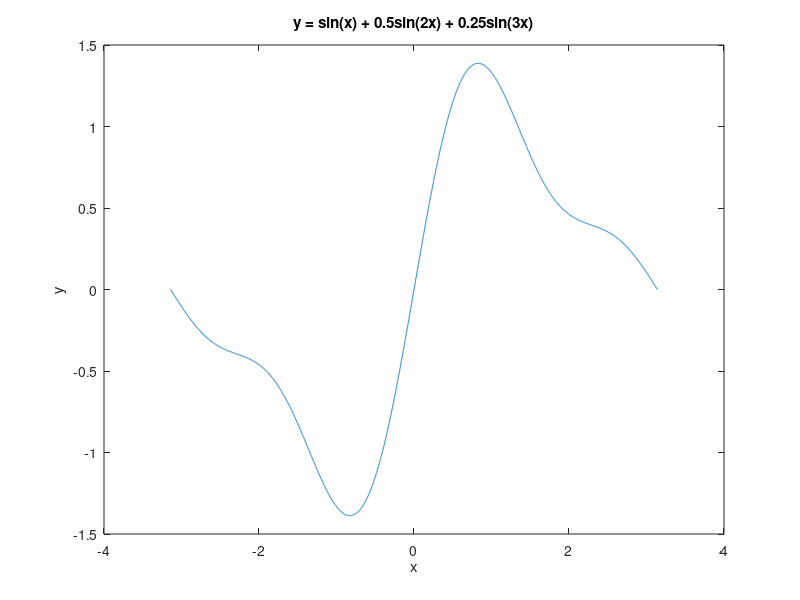

Reproduce this figure in MATLAB.
%%% =======================================================================
%%% Recovering sine & cosine coefficients from a sinusoid wave with
%%% Fourier analysis.
%%% Author: Vladimir Kulyukin
%%% =======================================================================
DELTA = 0.001;
x = -pi:DELTA:pi;
b1 = 1;
b2 = 0.5;
b3 = 0.25;
w1 = 1;
w2 = 2;
w3 = 3;
y = arrayfun(@(x) b1*sin(w1*x)+b2*sin(w2*x)+b3*sin(w3*x), x);

figure(1);
plot(x, y);
xlabel('x');
ylabel('y');
title('y = sin(x) + 0.5sin(2x) + 0.25sin(3x)');

%% Theory
%% This how the coefficients are computed.
%% a0 = 1/pi*integral(-pi, pi){f(x)*cos(0*x)}dx
%% a1 = 1/pi*integral(-pi, pi){f(x)*cos(1*x)}dx
%% a2 = 1/pi*integral(-pi, pi){f(x)*cos(2*x)}dx
%% a3 = 1/pi*integral(-pi, pi){f(x)*cos(3*x)}dx
%% b1 = 1/pi*integral(-pi, pi){f(x)*sin(x)}dx
%% b2 = 1/pi*integral(-pi, pi){f(x)*sin(2x)}dx
%% b3 = 1/pi*integral(-pi, pi){f(x)*sin(3x)}dx

%% These are the approximations
%% ab1 = 1/pi*sum(-pi, pi){y*sin(x)}
%% ab2 = 1/pi*sum(-pi, pi){y*sin(2x)}
%% ab3 = 1/pi*sum(-pi, pi){y*sin(3x)}

%% all these should be very close to 0
aa0 = 1/pi*sum(y.*cos(0*x));
aa0 = aa0*DELTA;
aa1 = 1/pi*sum(y.*cos(w1*x));
aa1 = aa1*DELTA;
aa2 = 1/pi*sum(y.*cos(w2*x));
aa2 = aa2*DELTA;
aa3 = 1/pi*sum(y.*cos(w3*x));
aa3 = aa3*DELTA;

%% Approximations of sin coefficients
ab1 = 1/pi*sum(y.*sin(w1*x)); %% get the b coeff that corresponds to w1 
ab1 = ab1*DELTA;
ab2 = 1/pi*sum(y.*sin(w2*x));
ab2 = ab2*DELTA;
ab3 = 1/pi*sum(y.*sin(w3*x));
ab3 = ab3*DELTA;

%% These coefficients will not be present.
coeff_map = containers.Map('KeyType', 'int32', 'ValueType', 'any');
for sine_coeff = 4:1:10
    coeff_map(sine_coeff) = 1/pi*sum(y.*sin(sine_coeff*x));
end
